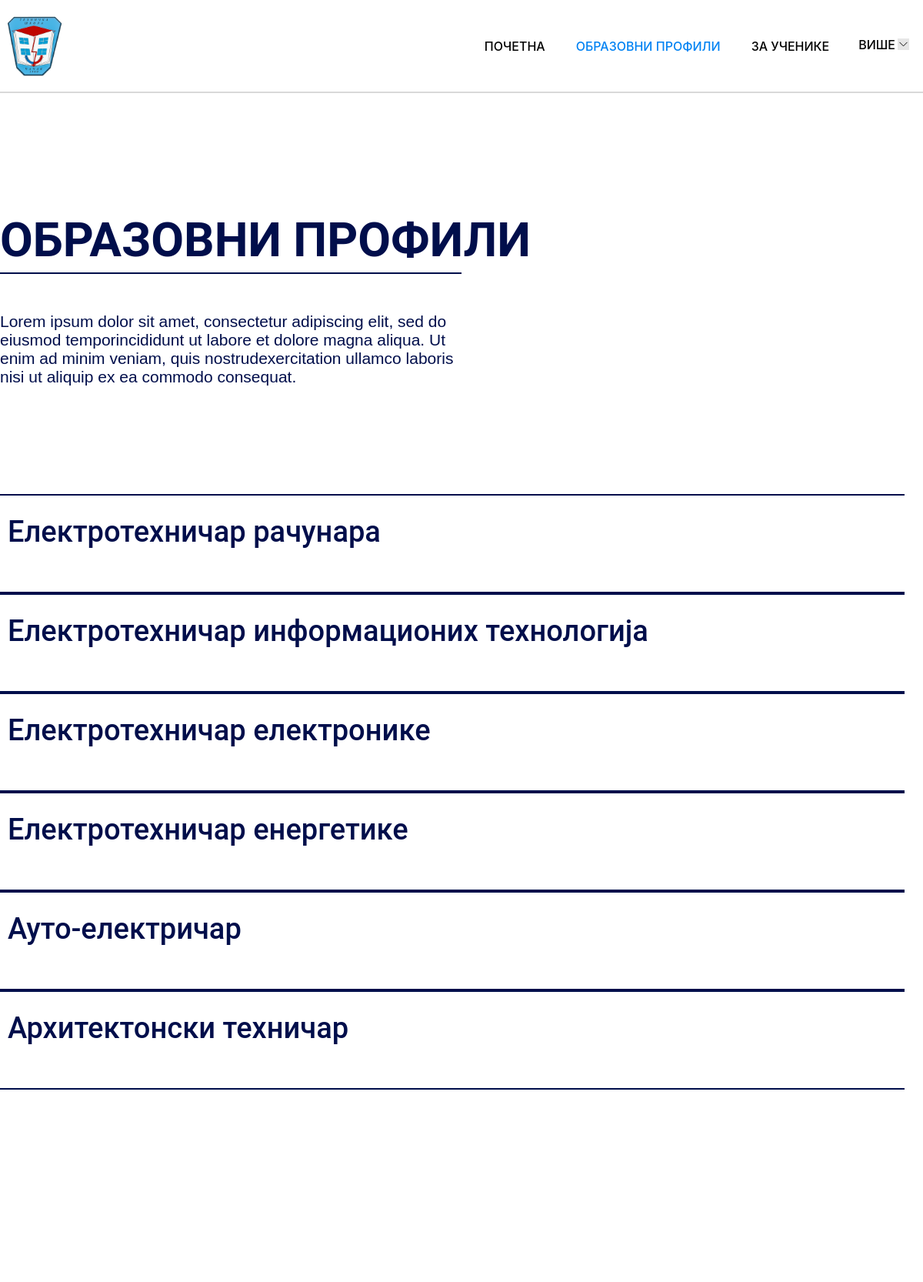
The app's page /teh/obrazovni-profili.php (upper part), older data.
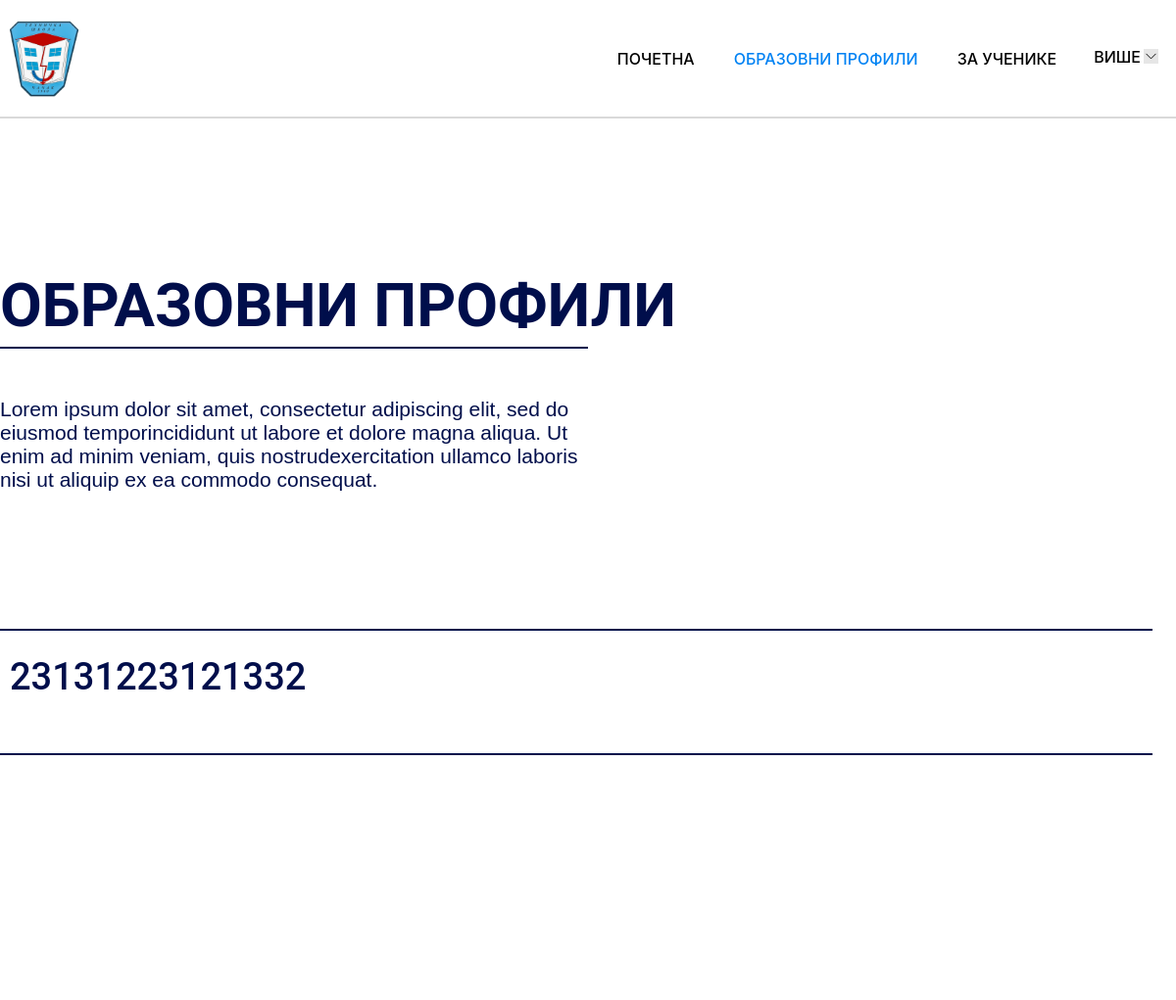
The same page, newer data.
### tables this page shows
CREATE TABLE `smerovi` (
  `id` int NOT NULL,
  `smer` varchar(255) NOT NULL,
  `opis` varchar(255) NOT NULL
);

### classes/dbh.php (called while the page is built, shortened)
<?php
class Dbh{
    protected function connect() {
        try{
            $username = "root";
            $password = "";
            $dbh = new PDO('mysql:host=localhost;dbname=php_dev', $username, $password);
            return $dbh;
        }catch (PDOException $e){
            print 'Error: ' . $e->getMessage() . "<br/>";
            die();
        }
    }
}

### classes/course.php (called while the page is built, shortened)
<?php
include 'dbh.php';
class Course extends Dbh
{
    public function returnCourses()
    {
        $sql = "SELECT * FROM smerovi";
        $stmt = $this->connect()->query($sql);
        return $stmt;
    }
}

### teh/obrazovni-profili.php (the view, shortened to what this page needs)
<!DOCTYPE html>
<html data-wf-page="64577afd6ea1db0f544e04d7" data-wf-site="6456c2138619102a79ba202a">
<head>
  <link href="css/normalize.css" rel="stylesheet" type="text/css">
  <link href="css/webflow.css" rel="stylesheet" type="text/css">
  <link href="css/tehnicka-skola-cacak.webflow.css" rel="stylesheet" type="text/css">
</head>
<body>
  <div data-animation="default" class="navbar w-nav" data-easing2="ease" data-easing="ease" data-collapse="all" style="background-color:rgb(255,255,255)" data-w-id="4f92b2b9-0c5f-771e-6d3c-37b122a94db6" role="banner" data-no-scroll="1" data-duration="400" data-doc-height="1">
    <div class="container nav-container">
      <a href="index.php" class="w-nav-brand"><img src="images/grb.png" loading="lazy" sizes="(max-width: 479px) 38vw, 90px" srcset="images/grb.png 500w, images/grb.png 800w, images/grb.png 1000w" alt="" class="image-17"></a>
      <div class="nav-wrapper">
        <div style="display:flex" class="nav-links">
          <a href="index.php" class="nav-link w-nav-link">ПОЧЕТНА</a>
          <a href="obrazovni-profili.php" aria-current="page" class="nav-link w-nav-link w--current">ОБРАЗОВНИ ПРОФИЛИ</a>
          <a href="ucenici.php" class="nav-link w-nav-link">ЗА УЧЕНИКЕ</a>
        </div>
        <div style="background-color:rgb(255,255,255)" class="menu-button-2 w-nav-button">
          <div class="nav-button">
            <div style="color:rgb(0,0,0)" class="nav-btn-text">ВИШЕ</div><img src="images/arrow.svg" loading="lazy" width="20" style="-webkit-transform:translate3d(0, 0, 0) scale3d(1, 1, 1) rotateX(0deg) rotateY(0) rotateZ(0) skew(0, 0);-moz-transform:translate3d(0, 0, 0) scale3d(1, 1, 1) rotateX(0deg) rotateY(0) rotateZ(0) skew(0, 0);-ms-transform:translate3d(0, 0, 0) scale3d(1, 1, 1) rotateX(0deg) rotateY(0) rotateZ(0) skew(0, 0);transform:translate3d(0, 0, 0) scale3d(1, 1, 1) rotateX(0deg) rotateY(0) rotateZ(0) skew(0, 0);transform-style:preserve-3d" alt="" class="image">
          </div>
        </div>
      </div>
    </div>
  </div>
  <div class="obrazovni-profili-hero ob-white profili-page wf-section">
    <div class="container ob-container ob-page-container">
      <div class="op-left op-page-left">
        <h2 class="heading-prica ob-2-heading ob-page-heading">ОБРАЗОВНИ ПРОФИЛИ</h2>
        <div class="line-down"></div>
        <div class="text-block-2 ob-2-text ob-page-text">Lorem ipsum dolor sit amet, consectetur adipiscing elit, sed do eiusmod temporincididunt ut labore et dolore magna aliqua. Ut enim ad minim veniam, quis nostrudexercitation ullamco laboris nisi ut aliquip ex ea commodo consequat.</div>
      </div>
      <div class="op-right">
          <?php
          include("../classes/course.php");
          $smerKlasa = new Course();
          $smerovi = $smerKlasa->returnCourses();
          foreach($smerovi as $smer) {
              ?>
              <a data-w-id="05c7aaac-36b6-019e-d451-7bf0f3afb4f5" href="smer-info.php?smer=<?=$smer["id"]?>" class="smer-info-link first-info w-inline-block">
                  <div id="w-node-befb8aa4-820e-2ef7-0f3b-e27a40ef5678-544e04d7" class="op-section-list section-list-wrapper first-info">
                      <h2 class="op-section-list"><?= $smer["smer"] ?></h2>
                  </div>
              </a>
          <?php } ?>
      </div>
    </div>
  </div>
</body>
</html>

Row changes from the older to the newer data that the page shows:
removed smerovi: smer "Електротехничар рачунара"
removed smerovi: smer "Електротехничар информационих технологија"
removed smerovi: smer "Електротехничар електронике"
removed smerovi: smer "Електротехничар енергетике"
removed smerovi: smer "Ауто-електричар"
removed smerovi: smer "Архитектонски техничар"
added smerovi: smer "23131223121332"
